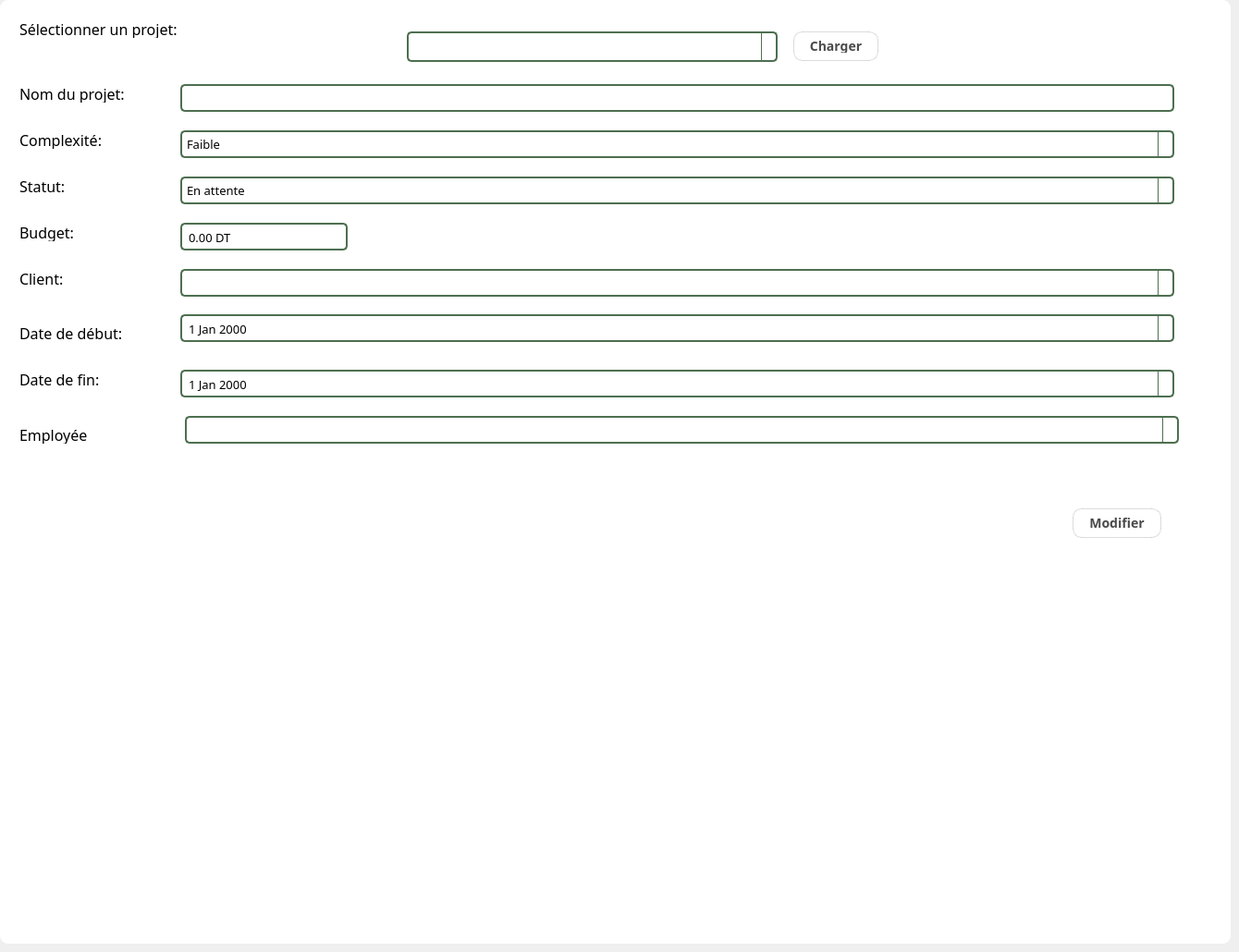
      <widget class="QWidget" name="tab_3">
       <attribute name="title">
        <string>Modifier Un Projet </string>
       </attribute>
       <widget class="QWidget" name="widget_12" native="true">
        <property name="geometry">
         <rect>
          <x>0</x>
          <y>0</y>
          <width>1331</width>
          <height>1021</height>
         </rect>
        </property>
        <property name="styleSheet">
         <string notr="true">background-color: rgb(255, 255, 255);
border-radius:9px;</string>
        </property>
        <widget class="QLineEdit" name="lineEdit_id">
         <property name="geometry">
          <rect>
           <x>20</x>
           <y>550</y>
           <width>113</width>
           <height>22</height>
          </rect>
         </property>
         <property name="visible">
          <bool>false</bool>
         </property>
        </widget>
        <widget class="QPushButton" name="pushButton_modifier">
         <property name="geometry">
          <rect>
           <x>1160</x>
           <y>550</y>
           <width>96</width>
           <height>32</height>
          </rect>
         </property>
         <property name="font">
          <font>
           <family>Sitka</family>
           <pointsize>-1</pointsize>
           <bold>true</bold>
          </font>
         </property>
         <property name="styleSheet">
          <string notr="true">QPushButton {
    background: qlineargradient(spread:pad, x1:0, y1:0, x2:1, y2:1,
                                stop:0 rgba(193, 179, 255, 200), 
                                stop:1 rgba(255, 228, 196, 200));
    color: #4A4A4A;
    border-radius: 10px;
    border: 1px solid rgba(74, 74, 74, 50);
    padding: 8px 15px;
    font-size: 14px;
    font-weight: bold;
}

QPushButton:hover {
    background: qlineargradient(spread:pad, x1:0, y1:0, x2:1, y2:1,
                                stop:0 rgba(170, 153, 255, 200), 
                                stop:1 rgba(255, 204, 153, 200));
    color: black;
}

QPushButton:pressed {
    background: rgba(193, 179, 255, 180);
}
</string>
         </property>
         <property name="text">
          <string>Modifier</string>
         </property>
        </widget>
        <widget class="QLabel" name="label_30">
         <property name="geometry">
          <rect>
           <x>21</x>
           <y>400</y>
           <width>119</width>
           <height>20</height>
          </rect>
         </property>
         <property name="font">
          <font>
           <family>Sitka</family>
           <pointsize>12</pointsize>
          </font>
         </property>
         <property name="text">
          <string>Date de fin:</string>
         </property>
        </widget>
        <widget class="QLabel" name="label_31">
         <property name="geometry">
          <rect>
           <x>21</x>
           <y>460</y>
           <width>120</width>
           <height>20</height>
          </rect>
         </property>
         <property name="font">
          <font>
           <family>Sitka</family>
           <pointsize>12</pointsize>
          </font>
         </property>
         <property name="text">
          <string>Employée</string>
         </property>
        </widget>
        <widget class="QLabel" name="label_29">
         <property name="geometry">
          <rect>
           <x>21</x>
           <y>350</y>
           <width>147</width>
           <height>20</height>
          </rect>
         </property>
         <property name="font">
          <font>
           <family>Sitka</family>
           <pointsize>12</pointsize>
          </font>
         </property>
         <property name="text">
          <string>Date de début:</string>
         </property>
        </widget>
        <widget class="QLabel" name="label_27">
         <property name="geometry">
          <rect>
           <x>21</x>
           <y>291</y>
           <width>67</width>
           <height>20</height>
          </rect>
         </property>
         <property name="font">
          <font>
           <family>Sitka</family>
           <pointsize>12</pointsize>
          </font>
         </property>
         <property name="text">
          <string>Client:</string>
         </property>
        </widget>
        <widget class="QComboBox" name="comboBox_statut_2">
         <property name="geometry">
          <rect>
           <x>195</x>
           <y>191</y>
           <width>1075</width>
           <height>30</height>
          </rect>
         </property>
         <property name="minimumSize">
          <size>
           <width>0</width>
           <height>30</height>
          </size>
         </property>
         <property name="font">
          <font>
           <family>Sitka</family>
           <pointsize>10</pointsize>
          </font>
         </property>
         <property name="styleSheet">
          <string notr="true">QComboBox {
    border: 2px solid #4D6F50;
    border-radius: 5px;
    padding: 5px;
}

QComboBox::drop-down {
    subcontrol-origin: padding;
    subcontrol-position: top right;
    width: 15px;
    border-left-width: 1px;
    border-left-color: #4D6F50;
    border-left-style: solid;
    border-top-right-radius: 3px;
    border-bottom-right-radius: 3px;
}

QComboBox::down-arrow {
    image: url(down_arrow.png);
}</string>
         </property>
         <item>
          <property name="text">
           <string>En attente</string>
          </property>
         </item>
         <item>
          <property name="text">
           <string>En cours</string>
          </property>
         </item>
         <item>
          <property name="text">
           <string>Terminé</string>
          </property>
         </item>
         <item>
          <property name="text">
           <string>Annulé</string>
          </property>
         </item>
        </widget>
        <widget class="QComboBox" name="comboBox_complexite_2">
         <property name="geometry">
          <rect>
           <x>195</x>
           <y>141</y>
           <width>1075</width>
           <height>30</height>
          </rect>
         </property>
         <property name="minimumSize">
          <size>
           <width>0</width>
           <height>30</height>
          </size>
         </property>
         <property name="font">
          <font>
           <family>Sitka</family>
           <pointsize>10</pointsize>
          </font>
         </property>
         <property name="styleSheet">
          <string notr="true">QComboBox {
    border: 2px solid #4D6F50;
    border-radius: 5px;
    padding: 5px;
}

QComboBox::drop-down {
    subcontrol-origin: padding;
    subcontrol-position: top right;
    width: 15px;
    border-left-width: 1px;
    border-left-color: #4D6F50;
    border-left-style: solid;
    border-top-right-radius: 3px;
    border-bottom-right-radius: 3px;
}

QComboBox::down-arrow {
    image: url(down_arrow.png);
}</string>
         </property>
         <item>
          <property name="text">
           <string>Faible</string>
          </property>
         </item>
         <item>
          <property name="text">
           <string>Moyenne</string>
          </property>
         </item>
         <item>
          <property name="text">
           <string>Élevée</string>
          </property>
         </item>
        </widget>
        <widget class="QLabel" name="label_3">
         <property name="geometry">
          <rect>
           <x>21</x>
           <y>91</y>
           <width>154</width>
           <height>20</height>
          </rect>
         </property>
         <property name="font">
          <font>
           <family>Sitka</family>
           <pointsize>12</pointsize>
          </font>
         </property>
         <property name="text">
          <string>Nom du projet:</string>
         </property>
        </widget>
        <widget class="QLabel" name="label_14">
         <property name="geometry">
          <rect>
           <x>21</x>
           <y>141</y>
           <width>121</width>
           <height>20</height>
          </rect>
         </property>
         <property name="font">
          <font>
           <family>Sitka</family>
           <pointsize>12</pointsize>
          </font>
         </property>
         <property name="text">
          <string>Complexité:</string>
         </property>
        </widget>
        <widget class="QLabel" name="label_26">
         <property name="geometry">
          <rect>
           <x>21</x>
           <y>241</y>
           <width>79</width>
           <height>20</height>
          </rect>
         </property>
         <property name="font">
          <font>
           <family>Sitka</family>
           <pointsize>12</pointsize>
          </font>
         </property>
         <property name="text">
          <string>Budget:</string>
         </property>
        </widget>
        <widget class="QDateEdit" name="dateEdit_debut_2">
         <property name="geometry">
          <rect>
           <x>195</x>
           <y>340</y>
           <width>1075</width>
           <height>30</height>
          </rect>
         </property>
         <property name="minimumSize">
          <size>
           <width>0</width>
           <height>30</height>
          </size>
         </property>
         <property name="font">
          <font>
           <family>Sitka</family>
           <pointsize>10</pointsize>
          </font>
         </property>
         <property name="styleSheet">
          <string notr="true">QDateEdit {
    border: 2px solid #4D6F50;
    border-radius: 5px;
    padding: 5px;
}

QDateEdit::drop-down {
    subcontrol-origin: padding;
    subcontrol-position: top right;
    width: 15px;
    border-left-width: 1px;
    border-left-color: #4D6F50;
    border-left-style: solid;
    border-top-right-radius: 3px;
    border-bottom-right-radius: 3px;
}

QDateEdit:focus {
    border: 2px solid #6A9E70;
}</string>
         </property>
         <property name="calendarPopup">
          <bool>true</bool>
         </property>
        </widget>
        <widget class="QDateEdit" name="dateEdit_fin_2">
         <property name="geometry">
          <rect>
           <x>195</x>
           <y>400</y>
           <width>1075</width>
           <height>30</height>
          </rect>
         </property>
         <property name="minimumSize">
          <size>
           <width>0</width>
           <height>30</height>
          </size>
         </property>
         <property name="font">
          <font>
           <family>Sitka</family>
           <pointsize>10</pointsize>
          </font>
         </property>
         <property name="styleSheet">
          <string notr="true">QDateEdit {
    border: 2px solid #4D6F50;
    border-radius: 5px;
    padding: 5px;
}

QDateEdit::drop-down {
    subcontrol-origin: padding;
    subcontrol-position: top right;
    width: 15px;
    border-left-width: 1px;
    border-left-color: #4D6F50;
    border-left-style: solid;
    border-top-right-radius: 3px;
    border-bottom-right-radius: 3px;
}

QDateEdit:focus {
    border: 2px solid #6A9E70;
}</string>
         </property>
         <property name="calendarPopup">
          <bool>true</bool>
         </property>
        </widget>
        <widget class="QLabel" name="label_25">
         <property name="geometry">
          <rect>
           <x>21</x>
           <y>191</y>
           <width>69</width>
           <height>20</height>
          </rect>
         </property>
         <property name="font">
          <font>
           <family>Sitka</family>
           <pointsize>12</pointsize>
          </font>
         </property>
         <property name="text">
          <string>Statut:</string>
         </property>
        </widget>
        <widget class="QComboBox" name="comboBox_client_2">
         <property name="geometry">
          <rect>
           <x>195</x>
           <y>291</y>
           <width>1075</width>
           <height>30</height>
          </rect>
         </property>
         <property name="minimumSize">
          <size>
           <width>0</width>
           <height>30</height>
          </size>
         </property>
         <property name="font">
          <font>
           <family>Sitka</family>
           <pointsize>10</pointsize>
          </font>
         </property>
         <property name="styleSheet">
          <string notr="true">QComboBox {
    border: 2px solid #4D6F50;
    border-radius: 5px;
    padding: 5px;
}

QComboBox::drop-down {
    subcontrol-origin: padding;
    subcontrol-position: top right;
    width: 15px;
    border-left-width: 1px;
    border-left-color: #4D6F50;
    border-left-style: solid;
    border-top-right-radius: 3px;
    border-bottom-right-radius: 3px;
}

QComboBox::down-arrow {
    image: url(down_arrow.png);
}</string>
         </property>
        </widget>
        <widget class="QDoubleSpinBox" name="doubleSpinBox_budget_2">
         <property name="geometry">
          <rect>
           <x>195</x>
           <y>241</y>
           <width>181</width>
           <height>30</height>
          </rect>
         </property>
         <property name="minimumSize">
          <size>
           <width>0</width>
           <height>30</height>
          </size>
         </property>
         <property name="font">
          <font>
           <family>Sitka</family>
           <pointsize>10</pointsize>
          </font>
         </property>
         <property name="styleSheet">
          <string notr="true">QDoubleSpinBox {
    border: 2px solid #4D6F50;
    border-radius: 5px;
    padding: 5px;
}

QDoubleSpinBox::up-button, QDoubleSpinBox::down-button {
    width: 16px;
    border-width: 1px;
}

QDoubleSpinBox:focus {
    border: 2px solid #6A9E70;
}</string>
         </property>
         <property name="suffix">
          <string> DT</string>
         </property>
         <property name="maximum">
          <double>1000000.000000000000000</double>
         </property>
        </widget>
        <widget class="QLineEdit" name="lineEdit_nom_2">
         <property name="geometry">
          <rect>
           <x>195</x>
           <y>91</y>
           <width>1075</width>
           <height>30</height>
          </rect>
         </property>
         <property name="minimumSize">
          <size>
           <width>0</width>
           <height>30</height>
          </size>
         </property>
         <property name="font">
          <font>
           <family>Sitka</family>
           <pointsize>10</pointsize>
          </font>
         </property>
         <property name="styleSheet">
          <string notr="true">QLineEdit {
    border: 2px solid #4D6F50;
    border-radius: 5px;
    padding: 5px;
}

QLineEdit:focus {
    border: 2px solid #6A9E70;
}</string>
         </property>
        </widget>
        <widget class="QLabel" name="label_24">
         <property name="geometry">
          <rect>
           <x>21</x>
           <y>21</y>
           <width>232</width>
           <height>20</height>
          </rect>
         </property>
         <property name="font">
          <font>
           <family>Sitka</family>
           <pointsize>12</pointsize>
          </font>
         </property>
         <property name="text">
          <string>Sélectionner un projet:</string>
         </property>
        </widget>
        <widget class="QComboBox" name="comboBox_projet">
         <property name="geometry">
          <rect>
           <x>440</x>
           <y>34</y>
           <width>401</width>
           <height>33</height>
          </rect>
         </property>
         <property name="minimumSize">
          <size>
           <width>0</width>
           <height>30</height>
          </size>
         </property>
         <property name="font">
          <font>
           <family>Sitka</family>
           <pointsize>10</pointsize>
          </font>
         </property>
         <property name="styleSheet">
          <string notr="true">QComboBox {
    border: 2px solid #4D6F50;
    border-radius: 5px;
    padding: 5px;
}

QComboBox::drop-down {
    subcontrol-origin: padding;
    subcontrol-position: top right;
    width: 15px;
    border-left-width: 1px;
    border-left-color: #4D6F50;
    border-left-style: solid;
    border-top-right-radius: 3px;
    border-bottom-right-radius: 3px;
}

QComboBox::down-arrow {
    image: url(down_arrow.png);
}</string>
         </property>
        </widget>
        <widget class="QPushButton" name="pushButton_charger">
         <property name="geometry">
          <rect>
           <x>858</x>
           <y>34</y>
           <width>92</width>
           <height>32</height>
          </rect>
         </property>
         <property name="font">
          <font>
           <family>Sitka</family>
           <pointsize>-1</pointsize>
           <bold>true</bold>
          </font>
         </property>
         <property name="styleSheet">
          <string notr="true">QPushButton {
    background: qlineargradient(spread:pad, x1:0, y1:0, x2:1, y2:1,
                                stop:0 rgba(193, 179, 255, 200), 
                                stop:1 rgba(255, 228, 196, 200));
    color: #4A4A4A;
    border-radius: 10px;
    border: 1px solid rgba(74, 74, 74, 50);
    padding: 8px 15px;
    font-size: 14px;
    font-weight: bold;
}

QPushButton:hover {
    background: qlineargradient(spread:pad, x1:0, y1:0, x2:1, y2:1,
                                stop:0 rgba(170, 153, 255, 200), 
                                stop:1 rgba(255, 204, 153, 200));
    color: black;
}

QPushButton:pressed {
    background: rgba(193, 179, 255, 180);
}
</string>
         </property>
         <property name="text">
          <string>Charger</string>
         </property>
        </widget>
        <widget class="QComboBox" name="comboBox_client_3">
         <property name="geometry">
          <rect>
           <x>200</x>
           <y>450</y>
           <width>1075</width>
           <height>30</height>
          </rect>
         </property>
         <property name="minimumSize">
          <size>
           <width>0</width>
           <height>30</height>
          </size>
         </property>
         <property name="font">
          <font>
           <family>Sitka</family>
           <pointsize>10</pointsize>
          </font>
         </property>
         <property name="styleSheet">
          <string notr="true">QComboBox {
    border: 2px solid #4D6F50;
    border-radius: 5px;
    padding: 5px;
}

QComboBox::drop-down {
    subcontrol-origin: padding;
    subcontrol-position: top right;
    width: 15px;
    border-left-width: 1px;
    border-left-color: #4D6F50;
    border-left-style: solid;
    border-top-right-radius: 3px;
    border-bottom-right-radius: 3px;
}

QComboBox::down-arrow {
    image: url(down_arrow.png);
}</string>
         </property>
        </widget>
       </widget>
      </widget>
